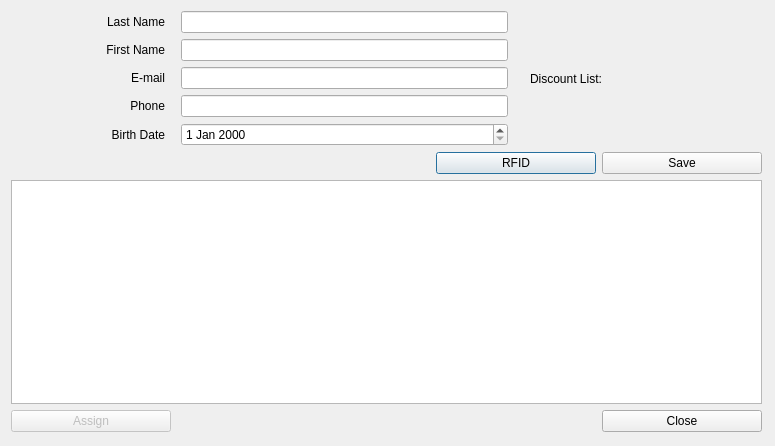
<?xml version="1.0" encoding="UTF-8"?>
<ui version="4.0">
 <class>Dialog</class>
 <widget class="QDialog" name="Dialog">
  <property name="geometry">
   <rect>
    <x>0</x>
    <y>0</y>
    <width>775</width>
    <height>446</height>
   </rect>
  </property>
  <property name="windowTitle">
   <string>Dialog</string>
  </property>
  <widget class="QWidget" name="verticalLayoutWidget_2">
   <property name="geometry">
    <rect>
     <x>11</x>
     <y>11</y>
     <width>751</width>
     <height>421</height>
    </rect>
   </property>
   <layout class="QVBoxLayout" name="mainLayout">
    <item>
     <layout class="QHBoxLayout" name="horizontalLayout_3" stretch="4,2">
      <item>
       <layout class="QGridLayout" name="gridLayout" columnstretch="2,4" columnminimumwidth="2,4">
        <item row="1" column="0">
         <widget class="QLabel" name="label">
          <property name="text">
           <string>First Name</string>
          </property>
          <property name="alignment">
           <set>Qt::AlignRight|Qt::AlignTrailing|Qt::AlignVCenter</set>
          </property>
          <property name="indent">
           <number>10</number>
          </property>
         </widget>
        </item>
        <item row="0" column="0">
         <widget class="QLabel" name="label_2">
          <property name="text">
           <string>Last Name</string>
          </property>
          <property name="alignment">
           <set>Qt::AlignRight|Qt::AlignTrailing|Qt::AlignVCenter</set>
          </property>
          <property name="indent">
           <number>10</number>
          </property>
         </widget>
        </item>
        <item row="2" column="0">
         <widget class="QLabel" name="label_3">
          <property name="text">
           <string>E-mail</string>
          </property>
          <property name="alignment">
           <set>Qt::AlignRight|Qt::AlignTrailing|Qt::AlignVCenter</set>
          </property>
          <property name="indent">
           <number>10</number>
          </property>
         </widget>
        </item>
        <item row="3" column="0">
         <widget class="QLabel" name="label_4">
          <property name="text">
           <string>Phone</string>
          </property>
          <property name="alignment">
           <set>Qt::AlignRight|Qt::AlignTrailing|Qt::AlignVCenter</set>
          </property>
          <property name="indent">
           <number>10</number>
          </property>
         </widget>
        </item>
        <item row="4" column="0">
         <widget class="QLabel" name="label_5">
          <property name="text">
           <string>Birth Date</string>
          </property>
          <property name="alignment">
           <set>Qt::AlignRight|Qt::AlignTrailing|Qt::AlignVCenter</set>
          </property>
          <property name="indent">
           <number>10</number>
          </property>
         </widget>
        </item>
        <item row="1" column="1">
         <widget class="QLineEdit" name="editFirstName"/>
        </item>
        <item row="0" column="1">
         <widget class="QLineEdit" name="editLastName"/>
        </item>
        <item row="2" column="1">
         <widget class="QLineEdit" name="editEmail"/>
        </item>
        <item row="3" column="1">
         <widget class="QLineEdit" name="editPhone"/>
        </item>
        <item row="4" column="1">
         <widget class="QDateEdit" name="dateBirth"/>
        </item>
       </layout>
      </item>
      <item>
       <layout class="QVBoxLayout" name="discountLayout">
        <property name="leftMargin">
         <number>16</number>
        </property>
        <item>
         <widget class="QLabel" name="label_6">
          <property name="text">
           <string>Discount List:</string>
          </property>
         </widget>
        </item>
       </layout>
      </item>
     </layout>
    </item>
    <item>
     <layout class="QHBoxLayout" name="horizontalLayout">
      <item>
       <spacer name="horizontalSpacer_2">
        <property name="orientation">
         <enum>Qt::Horizontal</enum>
        </property>
        <property name="sizeHint" stdset="0">
         <size>
          <width>40</width>
          <height>20</height>
         </size>
        </property>
       </spacer>
      </item>
      <item>
       <widget class="QPushButton" name="buttonRFID">
        <property name="sizePolicy">
         <sizepolicy hsizetype="Fixed" vsizetype="Fixed">
          <horstretch>0</horstretch>
          <verstretch>0</verstretch>
         </sizepolicy>
        </property>
        <property name="minimumSize">
         <size>
          <width>160</width>
          <height>0</height>
         </size>
        </property>
        <property name="text">
         <string>RFID</string>
        </property>
       </widget>
      </item>
      <item>
       <widget class="QPushButton" name="buttonSave">
        <property name="sizePolicy">
         <sizepolicy hsizetype="Fixed" vsizetype="Fixed">
          <horstretch>0</horstretch>
          <verstretch>0</verstretch>
         </sizepolicy>
        </property>
        <property name="minimumSize">
         <size>
          <width>160</width>
          <height>0</height>
         </size>
        </property>
        <property name="text">
         <string>Save</string>
        </property>
       </widget>
      </item>
     </layout>
    </item>
    <item>
     <widget class="QTableView" name="tableHistory">
      <property name="editTriggers">
       <set>QAbstractItemView::NoEditTriggers</set>
      </property>
      <property name="selectionBehavior">
       <enum>QAbstractItemView::SelectRows</enum>
      </property>
     </widget>
    </item>
    <item>
     <layout class="QHBoxLayout" name="horizontalLayout_2" stretch="2,1,2">
      <item>
       <widget class="QPushButton" name="buttonAssign">
        <property name="enabled">
         <bool>false</bool>
        </property>
        <property name="sizePolicy">
         <sizepolicy hsizetype="Fixed" vsizetype="Fixed">
          <horstretch>0</horstretch>
          <verstretch>0</verstretch>
         </sizepolicy>
        </property>
        <property name="minimumSize">
         <size>
          <width>160</width>
          <height>0</height>
         </size>
        </property>
        <property name="text">
         <string>Assign</string>
        </property>
       </widget>
      </item>
      <item>
       <spacer name="horizontalSpacer">
        <property name="orientation">
         <enum>Qt::Horizontal</enum>
        </property>
        <property name="sizeHint" stdset="0">
         <size>
          <width>40</width>
          <height>20</height>
         </size>
        </property>
       </spacer>
      </item>
      <item>
       <widget class="QPushButton" name="buttonClose">
        <property name="sizePolicy">
         <sizepolicy hsizetype="Fixed" vsizetype="Fixed">
          <horstretch>0</horstretch>
          <verstretch>0</verstretch>
         </sizepolicy>
        </property>
        <property name="minimumSize">
         <size>
          <width>160</width>
          <height>0</height>
         </size>
        </property>
        <property name="text">
         <string>Close</string>
        </property>
       </widget>
      </item>
     </layout>
    </item>
   </layout>
  </widget>
 </widget>
 <tabstops>
  <tabstop>editLastName</tabstop>
  <tabstop>editFirstName</tabstop>
  <tabstop>editEmail</tabstop>
  <tabstop>editPhone</tabstop>
  <tabstop>dateBirth</tabstop>
  <tabstop>buttonAssign</tabstop>
  <tabstop>buttonClose</tabstop>
  <tabstop>tableHistory</tabstop>
 </tabstops>
 <resources/>
 <connections/>
</ui>
